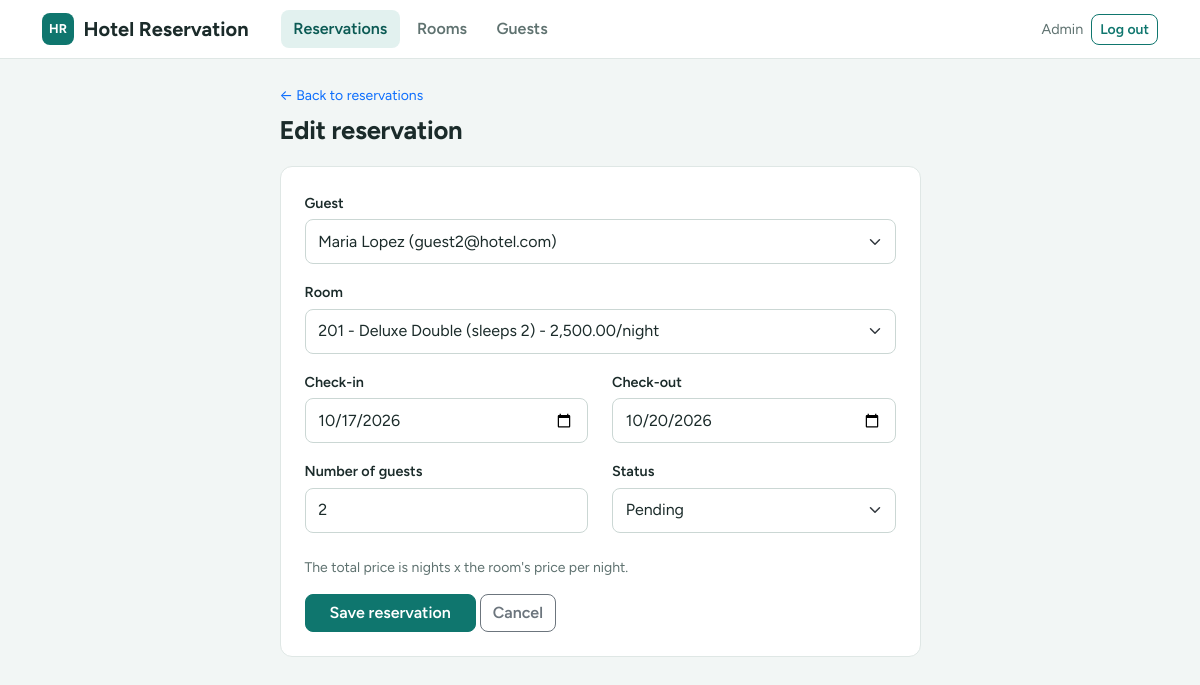
Screenshot of /admin/reservation_form.php?id=2 (signed in) with the database file from the repository.
### tables this page shows
CREATE TABLE reservations (
  id INT AUTO_INCREMENT PRIMARY KEY,
  guest_id INT NOT NULL,
  room_id INT NOT NULL,
  check_in DATE NOT NULL,
  check_out DATE NOT NULL,
  guests INT NOT NULL DEFAULT 1,
  total_price DECIMAL(10,2) NOT NULL,
  status ENUM('pending','confirmed','cancelled','completed') NOT NULL DEFAULT 'pending',
  created_at TIMESTAMP DEFAULT CURRENT_TIMESTAMP,
  FOREIGN KEY (guest_id) REFERENCES users(id) ON DELETE CASCADE,
  FOREIGN KEY (room_id) REFERENCES rooms(id) ON DELETE RESTRICT
);

CREATE TABLE users (
  id INT AUTO_INCREMENT PRIMARY KEY,
  name VARCHAR(100) NOT NULL,
  email VARCHAR(150) NOT NULL UNIQUE,
  password VARCHAR(255) NOT NULL,
  role ENUM('admin','guest') NOT NULL DEFAULT 'guest',
  phone VARCHAR(30) NULL,
  created_at TIMESTAMP DEFAULT CURRENT_TIMESTAMP
);

CREATE TABLE rooms (
  id INT AUTO_INCREMENT PRIMARY KEY,
  room_no VARCHAR(20) NOT NULL UNIQUE,
  room_type VARCHAR(50) NOT NULL,
  capacity INT NOT NULL,
  price_per_night DECIMAL(10,2) NOT NULL,
  description VARCHAR(255) DEFAULT ''
);

### connection.php (called while the page is built, shortened)
<?php
function h($text) {
    return htmlspecialchars($text);
}
?>

### admin/reservation_form.php (the view, shortened to what this page needs)
<?php
include '../connection.php';
$id = isset($_GET['id']) ? (int)$_GET['id'] : 0;
$guest_id = "";
$room_id = "";
$guests = 1;
$check_in = date('Y-m-d');
$check_out = date('Y-m-d', strtotime('+1 day'));
$status = "confirmed";
if ($id > 0 && !isset($_POST['save'])) {
    $result = mysqli_query($conn, "SELECT * FROM reservations WHERE id = $id");
    $row = mysqli_fetch_assoc($result);
    $guest_id = $row['guest_id'];
    $room_id = $row['room_id'];
    $guests = $row['guests'];
    $check_in = $row['check_in'];
    $check_out = $row['check_out'];
    $status = $row['status'];
}
$guest_list = mysqli_query($conn, "SELECT id, name, email FROM users WHERE role = 'guest' ORDER BY name");
$room_list = mysqli_query($conn, "SELECT * FROM rooms ORDER BY room_no");
$title = ($id > 0) ? "Edit reservation" : "Add reservation";
include '../header.php';
?>
<div class="row justify-content-center">
  <div class="col-md-9 col-lg-7">
    <a href="reservations.php" class="small text-decoration-none">&larr; Back to reservations</a>
    <div class="page-head mt-2">
      <div><h1><?= h($title) ?></h1></div>
    </div>
    <div class="card">
      <div class="card-body p-4">
        <form method="POST">
          <div class="mb-3">
            <label class="form-label">Guest</label>
            <select name="guest_id" class="form-select" required>
              <?php while ($g = mysqli_fetch_assoc($guest_list)) { ?>
                <option value="<?= $g['id'] ?>" <?php if ($guest_id == $g['id']) echo 'selected'; ?>><?= h($g['name']) ?> (<?= h($g['email']) ?>)</option>
              <?php } ?>
            </select>
          </div>
          <div class="mb-3">
            <label class="form-label">Room</label>
            <select name="room_id" class="form-select" required>
              <?php while ($r = mysqli_fetch_assoc($room_list)) { ?>
                <option value="<?= $r['id'] ?>" <?php if ($room_id == $r['id']) echo 'selected'; ?>>
                  <?= h($r['room_no']) ?> - <?= h($r['room_type']) ?> (sleeps <?= $r['capacity'] ?>) - <?= number_format($r['price_per_night'], 2) ?>/night
                </option>
              <?php } ?>
            </select>
          </div>
          <div class="row">
            <div class="col-sm-6 mb-3">
              <label class="form-label">Check-in</label>
              <input type="date" name="check_in" class="form-control" value="<?= h($check_in) ?>" required>
            </div>
            <div class="col-sm-6 mb-3">
              <label class="form-label">Check-out</label>
              <input type="date" name="check_out" class="form-control" value="<?= h($check_out) ?>" required>
            </div>
          </div>
          <div class="row">
            <div class="col-sm-6 mb-4">
              <label class="form-label">Number of guests</label>
              <input type="number" name="guests" class="form-control" min="1" value="<?= h($guests) ?>" required>
            </div>
            <div class="col-sm-6 mb-4">
              <label class="form-label">Status</label>
              <select name="status" class="form-select">
                <option value="pending" <?php if ($status == 'pending') echo 'selected'; ?>>Pending</option>
              </select>
            </div>
          </div>
          <p class="text-muted small">The total price is nights x the room's price per night.</p>
          <button type="submit" name="save" class="btn btn-primary px-4">Save reservation</button>
          <a href="reservations.php" class="btn btn-outline-secondary">Cancel</a>
        </form>
      </div>
    </div>
  </div>
</div>
<?php include '../footer.php'; ?>

### assets/style.css (style rules this page uses)
:root { --bh-ink: #1b2b2a; --bh-muted: #5f7270; --bh-line: #dfe7e5; --bh-bg: #f2f6f5; --bh-teal: #0f766e; --bh-teal-dark: #0b5a54; --bh-brass: #e8b04a; --bs-body-font-family: 'Figtree', system-ui, -apple-system, 'Segoe UI', Roboto, sans-serif; --bs-body-color: var(--bh-ink); --bs-link-color: var(--bh-teal); --bs-link-hover-color: var(--bh-teal-dark); }
body { background: var(--bh-bg); }
h1, h2, h3, h4, h5 { letter-spacing: -0.01em; }
.text-muted { color: var(--bh-muted) !important; }
.btn { border-radius: 8px; font-weight: 600; }
.btn-primary { --bs-btn-bg: var(--bh-teal); --bs-btn-border-color: var(--bh-teal); --bs-btn-hover-bg: var(--bh-teal-dark); --bs-btn-hover-border-color: var(--bh-teal-dark); --bs-btn-active-bg: var(--bh-teal-dark); --bs-btn-active-border-color: var(--bh-teal-dark); --bs-btn-disabled-bg: var(--bh-teal); --bs-btn-disabled-border-color: var(--bh-teal); }
.form-control, .form-select { border-radius: 8px; border-color: #cbd7d4; padding: .6rem .8rem; }
.form-label { font-weight: 600; font-size: .9rem; margin-bottom: .3rem; }
.page-head { display: flex; flex-wrap: wrap; justify-content: space-between; align-items: flex-end; gap: .75rem; margin-bottom: 1.25rem; }
.page-head h1 { margin: 0; font-size: 1.6rem; font-weight: 700; }
.card { border: 1px solid var(--bh-line); border-radius: 12px; box-shadow: none; }

### rows the page displays
reservations: guest_id "Maria Lopez (guest2@hotel.com)", room_id "201 - Deluxe Double (sleeps 2) - 2,500.00/night", check_in "10/17/2026", check_out "10/20/2026", guests "2", status "Pending"

### other values shown
$_SESSION['name'] "Admin"
$title "Edit reservation"
